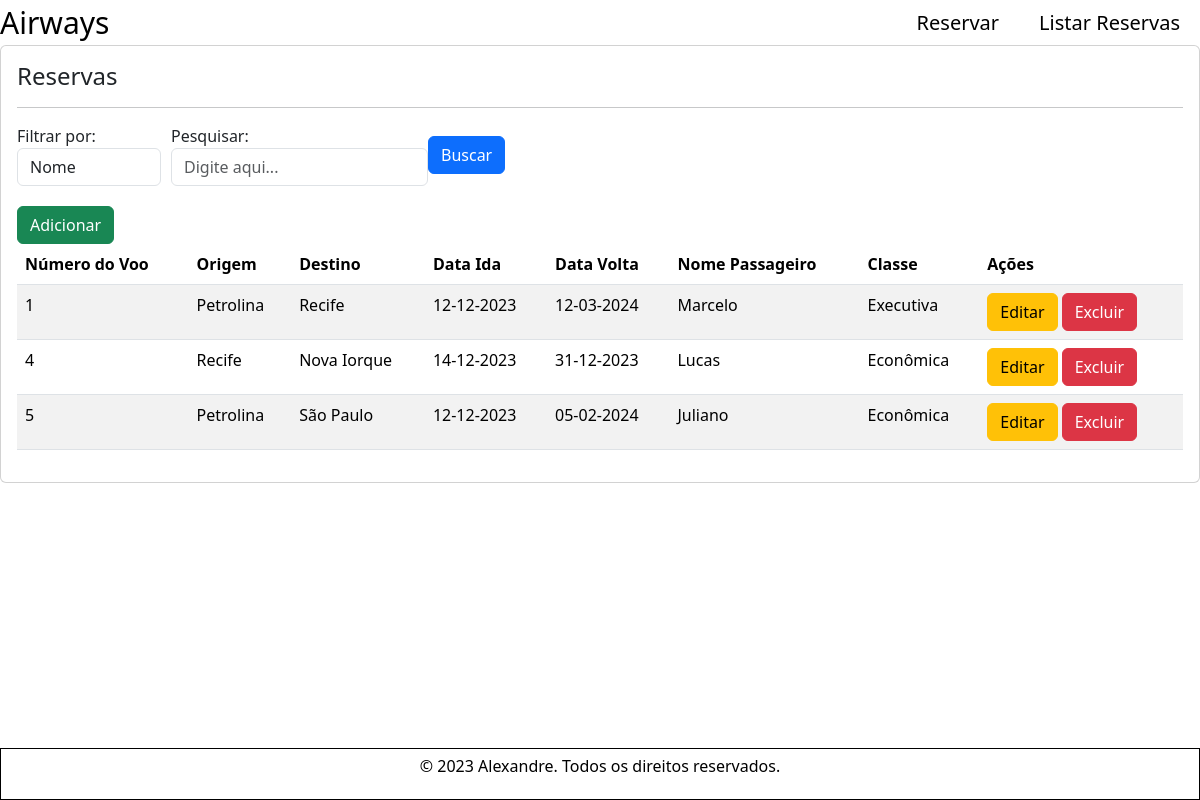
The app's page /listar/ with its own data.
### reservas/models.py (models this page shows, shortened)
class Voo(models.Model):
    numero_voo = models.IntegerField(validators=[
        MaxValueValidator(9999, message='O número do voo deve ter no máximo 4 dígitos.'),
        MinValueValidator(1, message='O número do voo deve ter exatamente 4 dígitos.'),
        ],
    )
    CLASSE_CHOICES = [
        ('Econômica', 'Econômica'),
        ('Executiva', 'Executiva'),
    ]
    origem = models.CharField(max_length=100, default='Petrolina')
    destino = models.CharField(max_length=100)
    data_partida = models.CharField(max_length=10, default=(datetime.now() + timedelta(days=1)).strftime('%d-%m-%Y'))
    data_chegada = models.CharField(max_length=10, null=True, blank=True)
    nome = models.CharField(max_length=50)
    classe = models.CharField(max_length=20, choices=CLASSE_CHOICES)

### reservas/views.py (the view, shortened to what this page needs)
# urls.py: path('listar/', listar, name='listar'),
def listar(request):
    query = request.GET.get('search')
    search_type = request.GET.get('search_type', 'nome')
    listagem = Voo.objects.all().order_by('numero_voo')
    context = {
        'dados': listagem
    }
    return render(request, 'reservas/listar.html', context)

### reservas/template/reservas/listar.html (shortened to what this page needs)
{% extends 'base.html' %}
{% block content %}
    <div class="card">
        <div class="card-body">
            <h4>Reservas</h4>
            <hr>
            <form class="form-inline search-form">
                <div class="form-group search-selector">
                    <label for="search-type">Filtrar por:</label>
                    <select class="form-control" id="search-type" name="search_type">
                        <option value="nome">Nome</option>
                    </select>
                </div>
                <div class="form-group">
                    <label for="search">Pesquisar:</label>
                    <input type="text" class="form-control" id="search" name="search" placeholder="Digite aqui...">
                </div>
                <button type="submit" class="btn btn-primary">Buscar</button>
            </form>
            <a class="btn btn-success" href="{% url 'reservar' %}">Adicionar</a>
            <table class="table table-striped">
                <thead>
                    <tr>
                        <th>Número do Voo</th>
                        <th>Origem</th>
                        <th>Destino</th>
                        <th>Data Ida</th>
                        <th>Data Volta</th>
                        <th>Nome Passageiro</th>
                        <th>Classe</th>
                        <th>Ações</th>
                    </tr>
                </thead>
                <tbody>
                {% for obj in dados %}
                    <tr>
                        <td>{{ obj.numero_voo }}</td>
                        <td>{{ obj.origem }}</td>
                        <td>{{ obj.destino }}</td>
                        <td>{{ obj.data_partida }}</td>
                        <td>{{ obj.data_chegada }}</td>
                        <td>{{ obj.nome }}</td>
                        <td>{{ obj.classe }}</td>
                        <td>
                            <a class="btn btn-warning" href="{% url 'editar' obj.id %}">Editar</a>
                            <a class="btn btn-danger" href="{% url 'deletar' obj.id %}"
                            onclick="return confirm('Tem certeza que deseja excluir esta reserva?')">Excluir</a>
                        </td>
                    </tr>
                {% endfor %}
                </tbody>
            </table>
        </div>
    </div>
{% endblock %}

### reservas/template/base.html (shortened to what this page needs)
{% load static %}
<!doctype html>
<html lang="pt-br">
  <head>
    <link href="https://cdn.jsdelivr.net/npm/bootstrap@5.3.2/dist/css/bootstrap.min.css" rel="stylesheet">
    <link rel="stylesheet" href="{% static 'style.css' %}">
  </head>
  <body>
  <header>
      <div class="container-logo">
          <div class="logo-texto "> <a href="{% url 'home' %}">Airways</a> </div>
      </div>
      <div class="menu ">
        <ul>
            <li> <a href="{% url 'reservar' %}">Reservar</a> </li>
            <li><a href="{% url 'listar' %}">Listar Reservas</a></li>
        </ul>
      </div>
  </header>
  <div id="content" style="margin-bottom: 60px;">
    {% block content %}
    {% endblock %}
  </div>
  <footer  id="main-footer" class="footer">
    <div class="container">
      <p>&copy; 2023 Alexandre. Todos os direitos reservados.</p>
    </div>
  </footer>
  </body>
</html>

### static/style.css (style rules this page uses)
* { padding: 0; margin: 0; box-sizing: border-box; }
header { display: flex; justify-content: space-between; align-items: center; }
.container-logo { display: flex; align-items: center; }
.menu ul { list-style: none; display: flex; margin: 0; padding: 0; }
.menu li { margin-right: 20px; }
footer { background-color: #ffffff; color: #000000; border: 1px solid black; text-align: center; padding: 5px; position: fixed; bottom: 0; width: 100%; }
.logo-texto a { font-size: 30px; text-decoration: none; color: black; transition: 0.2s color ease; }
.container-logo { display: flex; justify-content: center; transition: 0.2s color ease; }
.menu { display: flex; justify-content: center; align-items: center; }
.menu li { display: inline-block; margin: 0 10px; }
.menu li a { font-size: 20px; text-decoration: none; color: black; margin: 0 10px; transition: 0.2s color ease; }

### reservas/template/reservas/listar.html (style rules this page uses)
.search-form { margin-bottom: 20px; display: flex; align-items: center; }
.search-selector { margin-right: 10px; }

### records on screen
Voo: numero_voo "1", origem "Petrolina", destino "Recife", data_partida "12-12-2023", data_chegada "12-03-2024", nome "Marcelo", classe "Executiva"
Voo: numero_voo "4", origem "Recife", destino "Nova Iorque", data_partida "14-12-2023", data_chegada "31-12-2023", nome "Lucas", classe "Econômica"
Voo: numero_voo "5", origem "Petrolina", destino "São Paulo", data_partida "12-12-2023", data_chegada "05-02-2024", nome "Juliano", classe "Econômica"
